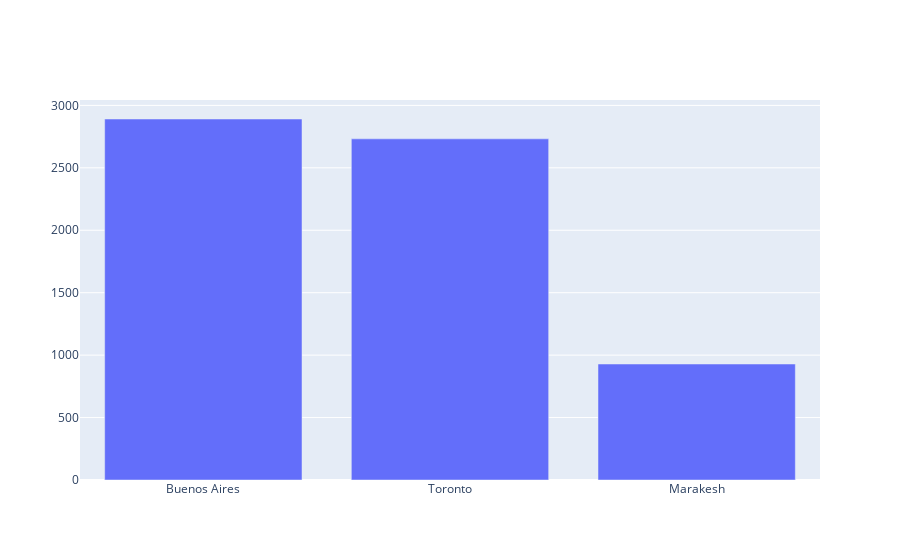

The cell this chart's notebook holds for it:
### Code cell
import plotly

plotly.offline.init_notebook_mode(connected=True)

x_values = [cities[0]['City'], cities[1]['City'], cities[2]['City']]#
y_values = [cities[0]['Population'], cities[1]['Population'], cities[2]['Population']]
trace_first_three_pops = {'x': x_values, 'y': y_values, 'type': 'bar'}
plotly.offline.iplot([trace_first_three_pops])

### Figure 1 — Plotly figure (JSON) as saved in the notebook; plotly's stock layout.template omitted (floating-point values rounded to 4 significant figures)
{"data": [{"type": "bar", "x": ["Buenos Aires", "Toronto", "Marakesh"], "y": [2891, 2732, 929]}], "layout": {}}
